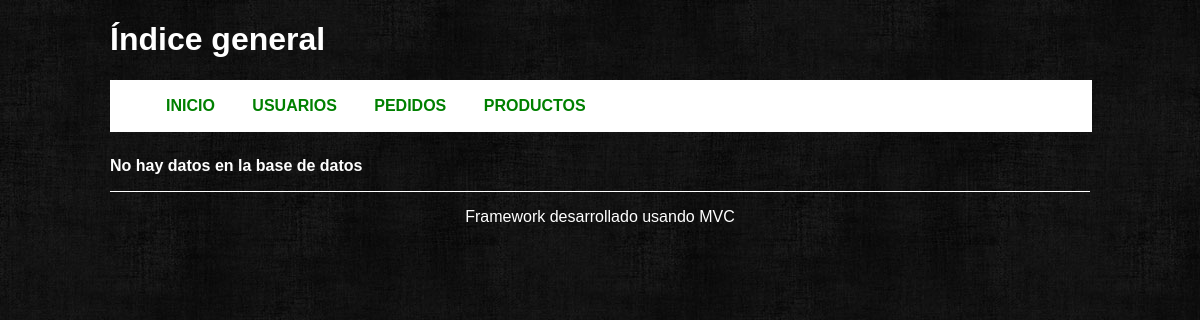
Before: / with the older database file.
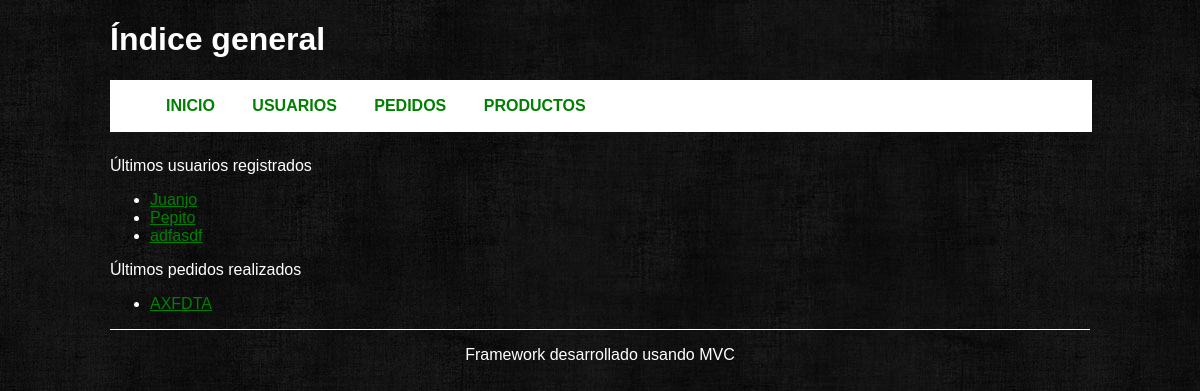
After: the same page with the newer database file.
### tables this page shows
CREATE TABLE IF NOT EXISTS `usuarios` (
  `id` int(10) NOT NULL AUTO_INCREMENT,
  `dni` varchar(9) NOT NULL,
  `nombre` varchar(20) NOT NULL,
  `apellidos` varchar(50) NOT NULL,
  PRIMARY KEY (`id`)
);

CREATE TABLE IF NOT EXISTS `pedidos` (
  `id` int(11) NOT NULL AUTO_INCREMENT,
  `referencia` varchar(6) NOT NULL,
  `id_usuario` int(10) NOT NULL,
  PRIMARY KEY (`id`)
);

### controllers/indexController.php (called while the page is built, shortened)
<?php
class indexController extends Controller{
    private $_user;
    private $_order;
    public function __construct() {
        $this->_user = $this->loadModel('user');
        $this->_order = $this->loadModel('order');
    }
    public function index(){
        $this->_view->users = $this->_user->getLastUsers();
        $this->_view->orders = $this->_order->getLastOrders();
        $this->_view->titulo = 'Portada';
        $this->_view->render('index');
    }
}
?>

### index.php (called while the page is built, shortened)
<?php
require_once APP_PATH . 'Controller.php';
require_once APP_PATH . 'Model.php';
require_once APP_PATH . 'View.php';
try{
    Bootstrap::run(new Request);
}catch(Exception $e){
    echo $e->getMessage();;
}
?>

### application/Model.php (called while the page is built, shortened)
<?php
class Model {
    public function __construct() {
        $this->_db = new Database();
    }
}

### models/userModel.php (called while the page is built, shortened)
<?php
class userModel extends Model {
    public function getLastUsers() {
        $user = $this->_db->query("SELECT id, nombre
                                  FROM usuarios
                                  ORDER BY id DESC
                                  LIMIT 3");
        return $user->fetchall();
    }
}

### application/Controller.php (called while the page is built, shortened)
<?php
abstract class Controller {
    protected function loadModel($model) {
        $model = $model . 'Model';
        $pathModel = ROOT . 'models' . DS . $model . '.php';
        if(is_readable($pathModel)) {
            $model = new $model;
            return $model;
        }
        else {
            throw new Exception("Error de Modelo");
        }
    }
}

### models/orderModel.php (called while the page is built, shortened)
<?php
class orderModel extends Model {
    public function getLastOrders() {
        $user = $this->_db->query("SELECT *
                                  FROM pedidos
                                  ORDER BY id DESC
                                  LIMIT 3");
        return $user->fetchall(PDO::FETCH_ASSOC);
    }
}

### views/index/index.phtml (the view)
<?php if(isset($this->users)  && count($this->users) &&
         isset($this->orders)  && count($this->orders)): ?>
<div>
    <p>Últimos usuarios registrados</p>
    <ul>
    <?php foreach ($this->users as $user): ?>
        <li><a href="user/view/<?php echo $user['id']; ?>"><?php echo $user['nombre']; ?></a></li>
    <?php endforeach; ?>
    </ul>
</div>
<div>
    <p>Últimos pedidos realizados</p>
    <ul>
    <?php foreach ($this->orders as $order): ?>
        <li><a href="order/view/<?php echo $order['id']; ?>"><?php echo $order['referencia']; ?></a></li>
    <?php endforeach; ?>
    </ul>
</div>
<?php else: ?>
    <p><strong>No hay datos en la base de datos</strong></p>
<?php endif; ?>

### views/layout/default/header.php (shortened to what this page needs)
<!DOCTYPE html>
<html>
<head>
    <link rel="stylesheet" href="<?php echo $layoutParams['css_path'] ?>/style.css"/>
</head>
<body>
    <div id="main">
        <h1><?php echo isset($this->title) ? $this->title : 'Índice general'; ?></h1>
        <div id="top_menu">
            <ul>
                <?php if(isset($layoutParams['menu'])): ?>
                <?php for ($i=0; $i < count($layoutParams['menu']) ; $i++): ?>
                    <li><a href="<?php echo $layoutParams['menu'][$i]['url']; ?>" >
                        <?php echo $layoutParams['menu'][$i]['title']; ?></a></li>
                <?php endfor; ?>
                <?php endif; ?>
            </ul>
        </div>

Changed rows visible on the page:
added usuarios: nombre "Juanjo"
now on this page (row unchanged): usuarios: nombre "Pepito"
now on this page (row edited): usuarios: nombre "adfasdf"
added pedidos: referencia "AXFDTA"
Other visible differences:
text no longer shown: "No hay datos en la base de datos"
text now shown: "Últimos usuarios registrados Últimos pedidos realizados"
